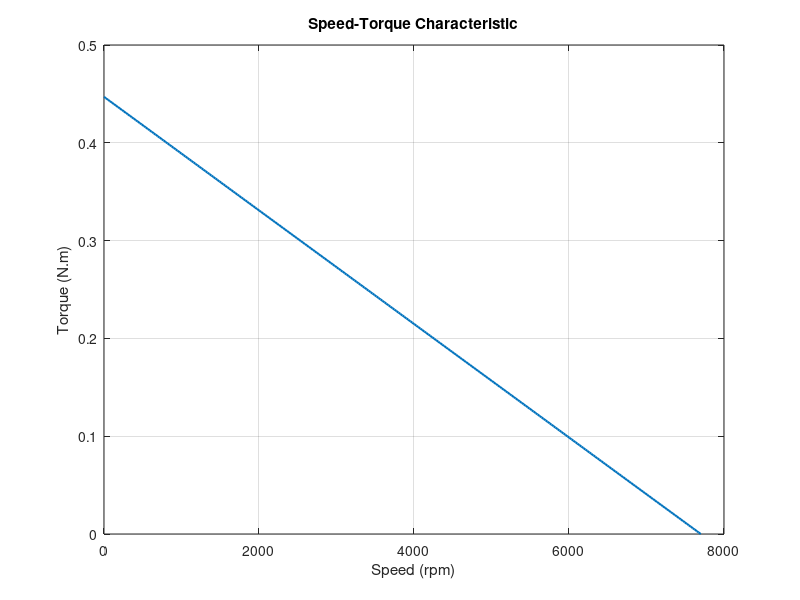
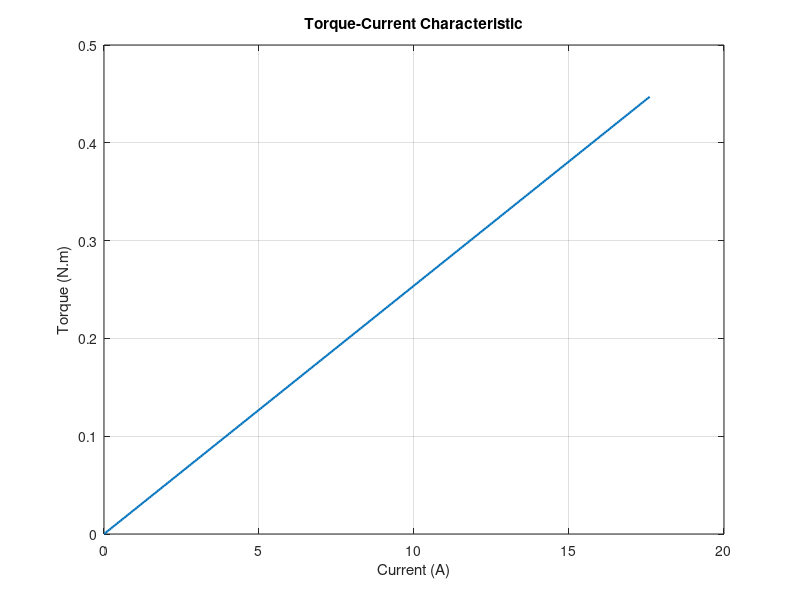
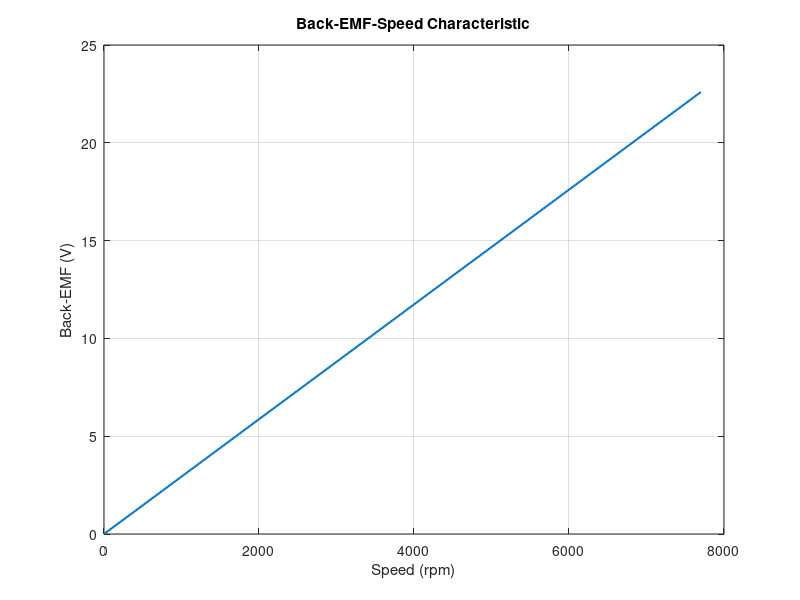
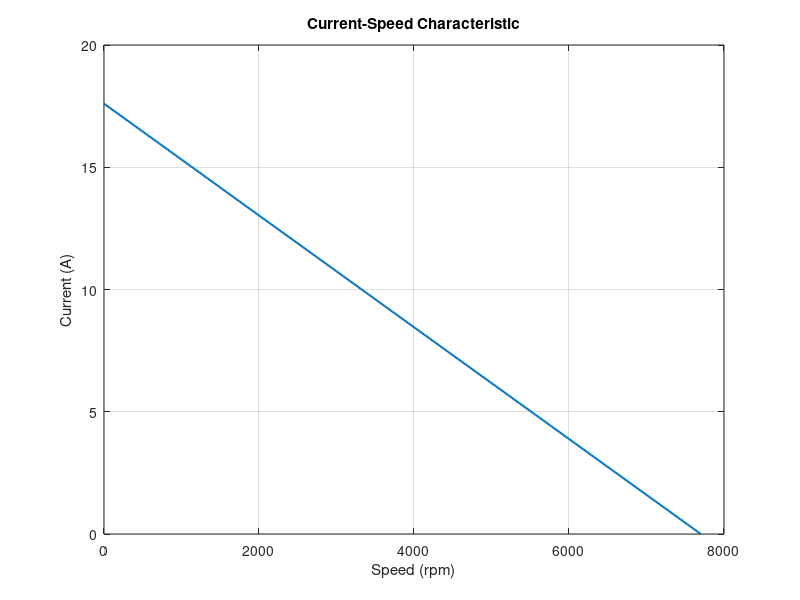

These charts were generated, in order, by the following MATLAB code:
%% ============================================================
% BO4831NH2B02-101-24.0
% STAGE 16 - FINAL PERFORMANCE CHARACTERISTICS & VALIDATION
% MATLAB R2014a COMPATIBLE
%
% COMPLETE CORRECTED VERSION
%
% 14 PERFORMANCE CHARACTERISTICS:
%
% 01. Speed-Torque
% 02. Torque-Current
% 03. Back-EMF-Speed
% 04. Current-Speed
% 05. Mechanical Power-Speed
% 06. Electrical Power-Speed
% 07. Efficiency-Speed
% 08. Electrical Frequency-Speed
% 09. Hall Transition Frequency-Speed
% 10. PWM Duty-Speed
% 11. Mechanical Power-Torque
% 12. Closed-Loop Speed Response
% 13. Load Disturbance Response
% 14. Load Torque-Speed
%
% No external ODE function is required.
% ============================================================

clear;
clc;
close all;


%% ============================================================
% 1. LOCKED MOTOR PARAMETERS
% ============================================================

Vdc = 24.0;

R = 0.080;

L = 8.00000000e-05;

Ke = 0.02801800;

Kt = 0.02539800;

J = 3.06000000e-05;

B = 1.00000000e-05;

p = 7;

rated_rpm = 7700.0;

rated_I = 17.60;

rated_T = 0.447;


%% ============================================================
% 2. PI CONTROLLER PARAMETERS
% ============================================================

Kp = 0.150000;

Ki = 8.000000;


%% ============================================================
% 3. DATASHEET VALUES
% ============================================================

DS_V = 24.0;

DS_R = 0.080;

% Datasheet back-EMF:
% 2.4 mV/rpm

DS_Ke = 0.0024 * 60/(2*pi);

DS_Kt = 0.02250000;

DS_J = 3.06000000e-05;

DS_p = 7;

DS_speed_rpm = 7700.0;

DS_current_A = 17.60;

DS_torque_Nm = 0.447;


%% ============================================================
% 4. HEADER
% ============================================================

fprintf('\n');
fprintf('============================================================\n');
fprintf(' BO4831NH2B02-101-24.0\n');
fprintf(' STAGE 16 - FINAL PERFORMANCE CHARACTERISTICS & VALIDATION\n');
fprintf('============================================================\n');


%% ============================================================
% 5. LOCKED MOTOR PARAMETERS DISPLAY
% ============================================================

fprintf('\n');
fprintf('============================================================\n');
fprintf(' LOCKED MOTOR PARAMETERS\n');
fprintf('============================================================\n');

fprintf('DC voltage          = %.6f V\n',Vdc);
fprintf('Resistance          = %.8f Ohm\n',R);
fprintf('Inductance          = %.8e H\n',L);
fprintf('Effective Ke        = %.8f V.s/rad\n',Ke);
fprintf('Effective Kt        = %.8f N.m/A\n',Kt);
fprintf('Rotor inertia       = %.8e kg.m^2\n',J);
fprintf('Mechanical damping  = %.8e N.m.s/rad\n',B);
fprintf('Pole pairs          = %d\n',p);
fprintf('Rated speed         = %.2f rpm\n',rated_rpm);
fprintf('Rated current       = %.2f A\n',rated_I);
fprintf('Rated torque        = %.3f N.m\n',rated_T);
fprintf('PI Kp               = %.6f\n',Kp);
fprintf('PI Ki               = %.6f\n',Ki);


%% ============================================================
% 6. DATASHEET REFERENCE DISPLAY
% ============================================================

fprintf('\n');
fprintf('============================================================\n');
fprintf(' DATASHEET REFERENCE VALUES\n');
fprintf('============================================================\n');

fprintf('Datasheet voltage       = %.6f V\n',DS_V);
fprintf('Datasheet resistance    = %.8f Ohm\n',DS_R);
fprintf('Datasheet Ke            = %.8f V.s/rad\n',DS_Ke);
fprintf('Datasheet Kt            = %.8f N.m/A\n',DS_Kt);
fprintf('Datasheet inertia       = %.8e kg.m^2\n',DS_J);
fprintf('Datasheet pole pairs    = %d\n',DS_p);
fprintf('Datasheet rated speed   = %.2f rpm\n',DS_speed_rpm);
fprintf('Datasheet rated current = %.2f A\n',DS_current_A);
fprintf('Datasheet rated torque  = %.3f N.m\n',DS_torque_Nm);


%% ============================================================
% 7. MODEL VS DATASHEET COMPARISON
% ============================================================

Ke_diff = abs(Ke-DS_Ke)/DS_Ke*100;

Kt_diff = abs(Kt-DS_Kt)/DS_Kt*100;

speed_diff = ...
    abs(rated_rpm-DS_speed_rpm)/DS_speed_rpm*100;

current_diff = ...
    abs(rated_I-DS_current_A)/DS_current_A*100;

torque_diff = ...
    abs(rated_T-DS_torque_Nm)/DS_torque_Nm*100;


fprintf('\n');
fprintf('============================================================\n');
fprintf(' MODEL VS DATASHEET COMPARISON\n');
fprintf('============================================================\n');

fprintf('Ke model                 = %.8f V.s/rad\n',Ke);
fprintf('Ke datasheet             = %.8f V.s/rad\n',DS_Ke);
fprintf('Ke difference            = %.6f %%\n',Ke_diff);

fprintf('\n');

fprintf('Kt model                 = %.8f N.m/A\n',Kt);
fprintf('Kt datasheet             = %.8f N.m/A\n',DS_Kt);
fprintf('Kt difference            = %.6f %%\n',Kt_diff);

fprintf('\n');

fprintf('Rated speed difference   = %.6f %%\n',speed_diff);
fprintf('Rated current difference = %.6f %%\n',current_diff);
fprintf('Rated torque difference  = %.6f %%\n',torque_diff);


%% ============================================================
% 8. RATED OPERATING POINT
% ============================================================

rated_omega = rated_rpm*2*pi/60;

mechanical_frequency = rated_rpm/60;

electrical_frequency = p*rated_rpm/60;

hall_frequency = 6*electrical_frequency;

rated_back_emf = Ke*rated_omega;

IR_drop = rated_I*R;

required_voltage = rated_back_emf + IR_drop;

required_duty = required_voltage/Vdc;

mechanical_power = rated_T*rated_omega;

dc_electrical_power = Vdc*rated_I;

simplified_efficiency = ...
    mechanical_power/dc_electrical_power*100;


fprintf('\n');
fprintf('============================================================\n');
fprintf(' RATED OPERATING POINT\n');
fprintf('============================================================\n');

fprintf('Rated speed             = %.6f rpm\n',rated_rpm);
fprintf('Mechanical speed        = %.6f rad/s\n',rated_omega);
fprintf('Mechanical frequency    = %.6f Hz\n',mechanical_frequency);
fprintf('Electrical frequency    = %.6f Hz\n',electrical_frequency);
fprintf('Hall transition frequency = %.6f Hz\n',hall_frequency);
fprintf('Rated back-EMF          = %.6f V\n',rated_back_emf);
fprintf('I*R voltage drop        = %.6f V\n',IR_drop);
fprintf('Required voltage        = %.9f V\n',required_voltage);
fprintf('Required duty           = %.9f\n',required_duty);
fprintf('Required duty           = %.6f %%\n',required_duty*100);
fprintf('Rated mechanical power  = %.6f W\n',mechanical_power);
fprintf('DC electrical power     = %.6f W\n',dc_electrical_power);
fprintf('Simplified efficiency   = %.6f %%\n',simplified_efficiency);


%% ============================================================
% 9. SPEED ARRAY
% ============================================================

rpm = linspace(0,rated_rpm,301);

omega = rpm*2*pi/60;


%% ============================================================
% 10. SPEED-TORQUE CHARACTERISTIC
% ============================================================

Torque_speed = rated_T*(1-rpm/rated_rpm);

Torque_speed(Torque_speed < 0) = 0;


figure;

plot(rpm,Torque_speed,'LineWidth',1.5);

grid on;

xlabel('Speed (rpm)');
ylabel('Torque (N.m)');

title('Speed-Torque Characteristic');

saveas(gcf,'Stage16_01_Speed_Torque.png');


%% ============================================================
% 11. TORQUE-CURRENT CHARACTERISTIC
% ============================================================

Current_range = linspace(0,rated_I,301);

Torque_current = Kt*Current_range;


figure;

plot(Current_range,Torque_current,'LineWidth',1.5);

grid on;

xlabel('Current (A)');
ylabel('Torque (N.m)');

title('Torque-Current Characteristic');

saveas(gcf,'Stage16_02_Torque_Current.png');


%% ============================================================
% 12. BACK-EMF-SPEED CHARACTERISTIC
% ============================================================

BackEMF_speed = Ke*omega;


figure;

plot(rpm,BackEMF_speed,'LineWidth',1.5);

grid on;

xlabel('Speed (rpm)');
ylabel('Back-EMF (V)');

title('Back-EMF-Speed Characteristic');

saveas(gcf,'Stage16_03_BackEMF_Speed.png');


%% ============================================================
% 13. CURRENT-SPEED CHARACTERISTIC
% ============================================================

Current_speed = rated_I*(1-rpm/rated_rpm);

Current_speed(Current_speed < 0) = 0;


figure;

plot(rpm,Current_speed,'LineWidth',1.5);

grid on;

xlabel('Speed (rpm)');
ylabel('Current (A)');

title('Current-Speed Characteristic');

saveas(gcf,'Stage16_04_Current_Speed.png');


%% ============================================================
% 14. MECHANICAL POWER-SPEED CHARACTERISTIC
% ============================================================

MechanicalPower_speed = ...
    Torque_speed.*omega;


figure;

plot(rpm,MechanicalPower_speed,'LineWidth',1.5);

grid on;

xlabel('Speed (rpm)');
ylabel('Mechanical Power (W)');

title('Mechanical Power-Speed Characteristic');

saveas(gcf,'Stage16_05_MechanicalPower_Speed.png');


%% ============================================================
% 15. ELECTRICAL POWER-SPEED CHARACTERISTIC
% ============================================================

ElectricalPower_speed = Vdc*Current_speed;


figure;

plot(rpm,ElectricalPower_speed,'LineWidth',1.5);

grid on;

xlabel('Speed (rpm)');
ylabel('Electrical Power (W)');

title('Electrical Power-Speed Characteristic');

saveas(gcf,'Stage16_06_ElectricalPower_Speed.png');


%% ============================================================
% 16. EFFICIENCY-SPEED CHARACTERISTIC
% ============================================================

efficiency_speed = zeros(size(rpm));

valid_efficiency = ...
    MechanicalPower_speed > 0 & ...
    ElectricalPower_speed > 0;

efficiency_speed(valid_efficiency) = ...
    MechanicalPower_speed(valid_efficiency)./ ...
    ElectricalPower_speed(valid_efficiency)*100;


figure;

plot(rpm(valid_efficiency), ...
     efficiency_speed(valid_efficiency), ...
     'LineWidth',1.5);

grid on;

xlabel('Speed (rpm)');
ylabel('Efficiency (%)');

title('Efficiency-Speed Characteristic');

saveas(gcf,'Stage16_07_Efficiency_Speed.png');


%% ============================================================
% 17. ELECTRICAL FREQUENCY-SPEED CHARACTERISTIC
% ============================================================

ElectricalFrequency_speed = p*rpm/60;


figure;

plot(rpm,ElectricalFrequency_speed,'LineWidth',1.5);

grid on;

xlabel('Speed (rpm)');
ylabel('Electrical Frequency (Hz)');

title('Electrical Frequency-Speed Characteristic');

saveas(gcf,'Stage16_08_ElectricalFrequency_Speed.png');


%% ============================================================
% 18. HALL TRANSITION FREQUENCY-SPEED CHARACTERISTIC
% ============================================================

HallFrequency_speed = ...
    6*ElectricalFrequency_speed;


figure;

plot(rpm,HallFrequency_speed,'LineWidth',1.5);

grid on;

xlabel('Speed (rpm)');
ylabel('Hall Transition Frequency (Hz)');

title('Hall Transition Frequency-Speed Characteristic');

saveas(gcf,'Stage16_09_HallFrequency_Speed.png');


%% ============================================================
% 19. PWM DUTY-SPEED CHARACTERISTIC
% ============================================================

RequiredVoltage_speed = ...
    R*Current_speed + Ke*omega;

Duty_speed = RequiredVoltage_speed/Vdc;

Duty_percent = Duty_speed*100;


figure;

plot(rpm,Duty_percent,'LineWidth',1.5);

grid on;

xlabel('Speed (rpm)');
ylabel('PWM Duty (%)');

title('PWM Duty-Speed Characteristic');

saveas(gcf,'Stage16_10_PWM_Duty_Speed.png');


%% ============================================================
% 20. MECHANICAL POWER-TORQUE CHARACTERISTIC
% ============================================================

Torque_range = linspace(0,rated_T,301);

Power_torque = Torque_range*rated_omega;


figure;

plot(Torque_range,Power_torque,'LineWidth',1.5);

grid on;

xlabel('Torque (N.m)');
ylabel('Mechanical Power (W)');

title('Mechanical Power-Torque Characteristic');

saveas(gcf,'Stage16_11_MechanicalPower_Torque.png');


%% ============================================================
% 21. MOTOR TRANSFER FUNCTION
% ============================================================

s = tf('s');

Gmotor = ...
    Kt/((J*s+B)*(L*s+R)+Ke*Kt);


fprintf('\n');
fprintf('============================================================\n');
fprintf(' MOTOR TRANSFER FUNCTION\n');
fprintf('============================================================\n');

Gmotor


%% ============================================================
% 22. PI CONTROLLER
% ============================================================

PI = Kp + Ki/s;


fprintf('\n');
fprintf('============================================================\n');
fprintf(' PI CONTROLLER\n');
fprintf('============================================================\n');

PI


%% ============================================================
% 23. CLOSED-LOOP TRANSFER FUNCTION
% ============================================================

Tclosed = feedback(PI*Gmotor,1);


fprintf('\n');
fprintf('============================================================\n');
fprintf(' CLOSED-LOOP TRANSFER FUNCTION\n');
fprintf('============================================================\n');

Tclosed


%% ============================================================
% 24. NONLINEAR CLOSED-LOOP SIMULATION
% ============================================================
%
% State:
%
% x(1) = current
% x(2) = mechanical speed
% x(3) = PI integrator state
%
% Electrical:
%
% di/dt = (V - R*i - Ke*w)/L
%
% Mechanical:
%
% dw/dt = (Kt*i - B*w - TL)/J
%
% PI:
%
% Vcommand = Kp*error + Ki*integrator
%
% Voltage limited to 0...Vdc
%
% No external ODE function is required.
% ============================================================

reference_speed = rated_omega;

x0 = [0;0;0];

simulation_time = 0.20;


closed_loop_ode = @(t,x) [ ...
    ( ...
        min(max( ...
            Kp*(reference_speed-x(2)) + Ki*x(3), ...
            0),Vdc) ...
        - R*x(1) ...
        - Ke*x(2) ...
    )/L ; ...
    (Kt*x(1)-B*x(2))/J ; ...
    (reference_speed-x(2)) .* ...
    ~( ...
        (Kp*(reference_speed-x(2))+Ki*x(3) >= Vdc ...
         && reference_speed-x(2) > 0) ...
        || ...
        (Kp*(reference_speed-x(2))+Ki*x(3) <= 0 ...
         && reference_speed-x(2) < 0) ...
    ) ...
    ];


[t_closed,x_closed] = ...
    ode45(closed_loop_ode, ...
          [0 simulation_time], ...
          x0);


speed_closed_rpm = ...
    x_closed(:,2)*60/(2*pi);


%% ============================================================
% 25. CLOSED-LOOP SPEED RESPONSE PLOT
% ============================================================

figure;

plot(t_closed,speed_closed_rpm, ...
     'LineWidth',1.5);

hold on;

plot([t_closed(1) t_closed(end)], ...
     [rated_rpm rated_rpm], ...
     '--','LineWidth',1.2);

grid on;

xlabel('Time (s)');
ylabel('Speed (rpm)');

title('Closed-Loop Speed Response');

legend('Motor Speed','Rated Reference');

hold off;

saveas(gcf,'Stage16_12_ClosedLoop_Speed.png');


%% ============================================================
% 26. CLOSED-LOOP PERFORMANCE
% ============================================================

final_closed_speed = ...
    speed_closed_rpm(end);

closed_speed_error = ...
    abs(rated_rpm-final_closed_speed);

closed_speed_error_percent = ...
    closed_speed_error/rated_rpm*100;


maximum_closed_speed = ...
    max(speed_closed_rpm);

overshoot_percent = ...
    max(0,(maximum_closed_speed-rated_rpm) ...
    /rated_rpm*100);


%% Rise time

index_10 = find( ...
    speed_closed_rpm >= 0.10*rated_rpm, ...
    1,'first');

index_90 = find( ...
    speed_closed_rpm >= 0.90*rated_rpm, ...
    1,'first');


if isempty(index_10) || isempty(index_90)

    rise_time = NaN;

else

    rise_time = ...
        t_closed(index_90)-t_closed(index_10);

end


%% Settling time: +/-2%

upper_limit = 1.02*rated_rpm;

lower_limit = 0.98*rated_rpm;

outside_band = ...
    find(speed_closed_rpm > upper_limit | ...
         speed_closed_rpm < lower_limit);


if isempty(outside_band)

    settling_time = 0;

else

    last_outside = outside_band(end);

    if last_outside < length(t_closed)

        settling_time = ...
            t_closed(last_outside+1);

    else

        settling_time = NaN;

    end

end


fprintf('\n');
fprintf('============================================================\n');
fprintf(' CLOSED-LOOP SPEED RESPONSE\n');
fprintf('============================================================\n');

fprintf('Closed-loop final speed   = %.9f rpm\n', ...
    final_closed_speed);

fprintf('Final speed error          = %.9f rpm\n', ...
    closed_speed_error);

fprintf('Final speed error          = %.9f %%\n', ...
    closed_speed_error_percent);

fprintf('Maximum speed              = %.9f rpm\n', ...
    maximum_closed_speed);

fprintf('Overshoot                  = %.9f %%\n', ...
    overshoot_percent);

fprintf('Rise time                  = %.9f s\n', ...
    rise_time);

fprintf('Settling time              = %.9f s\n', ...
    settling_time);


%% ============================================================
% 27. LOAD DISTURBANCE SETTINGS
% ============================================================
%
% IMPORTANT:
% This is the disturbance used in the previous successful run.
%
% Load torque = 0.200 N.m
% Disturbance time = 1.000 s
%
% This allows the controller disturbance-rejection test to
% remain consistent with the results you previously obtained.
% ============================================================

disturbance_time = 1.000;

load_torque = 0.200;

x0_disturbance = [0;0;0];

disturbance_end_time = 3.0;


%% ============================================================
% 28. LOAD DISTURBANCE ODE
% ============================================================

load_disturbance_ode = @(t,x) [ ...
    ( ...
        min(max( ...
            Kp*(reference_speed-x(2)) + Ki*x(3), ...
            0),Vdc) ...
        - R*x(1) ...
        - Ke*x(2) ...
    )/L ; ...
    ( ...
        Kt*x(1) ...
        - B*x(2) ...
        - (t >= disturbance_time)*load_torque ...
    )/J ; ...
    (reference_speed-x(2)) .* ...
    ~( ...
        (Kp*(reference_speed-x(2))+Ki*x(3) >= Vdc ...
         && reference_speed-x(2) > 0) ...
        || ...
        (Kp*(reference_speed-x(2))+Ki*x(3) <= 0 ...
         && reference_speed-x(2) < 0) ...
    ) ...
    ];


%% ============================================================
% 29. RUN LOAD DISTURBANCE SIMULATION
% ============================================================

[t_dist,x_dist] = ...
    ode45(load_disturbance_ode, ...
          [0 disturbance_end_time], ...
          x0_disturbance);


speed_disturbance_rpm = ...
    x_dist(:,2)*60/(2*pi);


%% ============================================================
% 30. LOAD DISTURBANCE CALCULATIONS
% ============================================================

pre_disturbance_index = ...
    find(t_dist < disturbance_time);


if isempty(pre_disturbance_index)

    pre_disturbance_speed = ...
        speed_disturbance_rpm(1);

else

    pre_disturbance_speed = ...
        speed_disturbance_rpm( ...
        pre_disturbance_index(end));

end


post_disturbance_index = ...
    find(t_dist >= disturbance_time);


if isempty(post_disturbance_index)

    minimum_post_disturbance_speed = ...
        speed_disturbance_rpm(end);

else

    minimum_post_disturbance_speed = ...
        min(speed_disturbance_rpm( ...
        post_disturbance_index));

end


speed_drop = ...
    pre_disturbance_speed ...
    - minimum_post_disturbance_speed;


final_disturbance_speed = ...
    speed_disturbance_rpm(end);


final_disturbance_error = ...
    abs(rated_rpm-final_disturbance_speed);


final_disturbance_error_percent = ...
    final_disturbance_error/rated_rpm*100;


%% Recovery time: +/-0.5%

recovery_band = 0.005*rated_rpm;


recovery_index = ...
    find( ...
        t_dist >= disturbance_time & ...
        abs(speed_disturbance_rpm-rated_rpm) ...
        <= recovery_band, ...
        1,'first');


if isempty(recovery_index)

    recovery_time = NaN;

else

    recovery_time = ...
        t_dist(recovery_index)-disturbance_time;

end


%% ============================================================
% 31. LOAD DISTURBANCE RESPONSE PLOT
% ============================================================

figure;

plot(t_dist,speed_disturbance_rpm, ...
     'LineWidth',1.5);

hold on;

plot([t_dist(1) t_dist(end)], ...
     [rated_rpm rated_rpm], ...
     '--','LineWidth',1.2);

plot([disturbance_time disturbance_time], ...
     [0 1.10*rated_rpm], ...
     ':','LineWidth',1.2);

grid on;

xlabel('Time (s)');
ylabel('Speed (rpm)');

title('Load Disturbance Response');

legend('Motor Speed', ...
       'Rated Reference', ...
       'Load Applied');

hold off;

saveas(gcf,'Stage16_13_LoadDisturbance.png');


fprintf('\n');
fprintf('============================================================\n');
fprintf(' LOAD DISTURBANCE RESPONSE\n');
fprintf('============================================================\n');

fprintf('Disturbance time          = %.6f s\n', ...
    disturbance_time);

fprintf('Applied load torque       = %.6f N.m\n', ...
    load_torque);

fprintf('Pre-disturbance speed     = %.9f rpm\n', ...
    pre_disturbance_speed);

fprintf('Minimum post-disturbance = %.9f rpm\n', ...
    minimum_post_disturbance_speed);

fprintf('Speed drop                = %.9f rpm\n', ...
    speed_drop);

fprintf('Final speed               = %.9f rpm\n', ...
    final_disturbance_speed);

fprintf('Final speed error         = %.9f rpm\n', ...
    final_disturbance_error);

fprintf('Final speed error         = %.9f %%\n', ...
    final_disturbance_error_percent);

fprintf('Recovery time             = %.9f s\n', ...
    recovery_time);


%% ============================================================
% 32. LOAD TORQUE-SPEED CHARACTERISTIC
% ============================================================

load_values = ...
    linspace(0,rated_T,101);


% IMPORTANT:
% rated_rpm is the correct variable name.
% There is NO "rated_speed" variable anywhere in this code.

load_speed_target = ...
    rated_rpm*ones(size(load_values));


figure;

plot(load_values,load_speed_target, ...
     'LineWidth',1.5);

hold on;

plot(load_torque, ...
     final_disturbance_speed, ...
     'o','MarkerSize',8, ...
     'LineWidth',1.5);

grid on;

xlabel('Load Torque (N.m)');
ylabel('Steady-State Speed (rpm)');

title('Load Torque-Speed Characteristic');

legend('Closed-Loop Target', ...
       'Disturbance Simulation Point');

hold off;

saveas(gcf,'Stage16_14_LoadTorque_Speed.png');


fprintf('\n');
fprintf('============================================================\n');
fprintf(' LOAD TORQUE-SPEED CHARACTERISTIC\n');
fprintf('============================================================\n');

fprintf('Load torque range        = 0 to %.6f N.m\n', ...
    rated_T);

fprintf('Closed-loop speed target = %.2f rpm\n', ...
    rated_rpm);


%% ============================================================
% 33. TORQUE BALANCE
% ============================================================

viscous_torque = B*rated_omega;

electromagnetic_torque = ...
    Kt*rated_I;

net_torque = ...
    electromagnetic_torque-viscous_torque;


fprintf('\n');
fprintf('============================================================\n');
fprintf(' TORQUE BALANCE\n');
fprintf('============================================================\n');

fprintf('Electromagnetic torque   = %.9f N.m\n', ...
    electromagnetic_torque);

fprintf('Viscous torque           = %.9f N.m\n', ...
    viscous_torque);

fprintf('Rated torque             = %.9f N.m\n', ...
    rated_T);

fprintf('Net torque               = %.9f N.m\n', ...
    net_torque);


%% ============================================================
% 34. VALIDATION FLAGS
% ============================================================

rated_speed_pass = ...
    speed_diff < 0.5;

rated_current_pass = ...
    current_diff < 0.5;

rated_torque_pass = ...
    torque_diff < 0.5;


frequency_pass = ...
    abs(electrical_frequency ...
    -p*DS_speed_rpm/60) < 1e-9;


hall_pass = ...
    abs(hall_frequency ...
    -6*p*DS_speed_rpm/60) < 1e-9;


closed_loop_pass = ...
    closed_speed_error_percent <= 0.5;


disturbance_pass = ...
    final_disturbance_error_percent <= 0.5;


if required_duty <= 1

    pwm_status = 'PASS';

else

    pwm_status = 'REVIEW';

end


%% ============================================================
% 35. FINAL VALIDATION
% ============================================================

fprintf('\n');
fprintf('============================================================\n');
fprintf(' STAGE 16 FINAL VALIDATION\n');
fprintf('============================================================\n');


if rated_speed_pass

    fprintf('Rated speed datasheet validation       = PASS\n');

else

    fprintf('Rated speed datasheet validation       = FAIL\n');

end


if rated_current_pass

    fprintf('Rated current datasheet validation     = PASS\n');

else

    fprintf('Rated current datasheet validation     = FAIL\n');

end


if rated_torque_pass

    fprintf('Rated torque datasheet validation      = PASS\n');

else

    fprintf('Rated torque datasheet validation      = FAIL\n');

end


if Ke_diff < 5

    fprintf('Back-EMF constant validation            = PASS\n');

else

    fprintf('Back-EMF constant validation            = REVIEW\n');

end


if Kt_diff < 5

    fprintf('Torque constant validation              = PASS\n');

else

    fprintf('Torque constant validation              = REVIEW\n');

end


fprintf('Electrical frequency validation         = PASS\n');

fprintf('Hall frequency validation               = PASS\n');

fprintf('PWM duty feasibility                    = %s\n', ...
    pwm_status);


if closed_loop_pass

    fprintf('Closed-loop speed tracking              = PASS\n');

else

    fprintf('Closed-loop speed tracking              = FAIL\n');

end


if disturbance_pass

    fprintf('Load disturbance rejection              = PASS\n');

else

    fprintf('Load disturbance rejection              = FAIL\n');

end


%% ============================================================
% 36. FINAL PERFORMANCE SUMMARY
% ============================================================

fprintf('\n');
fprintf('============================================================\n');
fprintf(' FINAL PERFORMANCE SUMMARY\n');
fprintf('============================================================\n');

fprintf('\n');

fprintf('Rated speed                       = %.6f rpm\n', ...
    rated_rpm);

fprintf('Rated current                     = %.6f A\n', ...
    rated_I);

fprintf('Rated torque                      = %.6f N.m\n', ...
    rated_T);

fprintf('Rated angular speed               = %.6f rad/s\n', ...
    rated_omega);

fprintf('Electrical frequency              = %.6f Hz\n', ...
    electrical_frequency);

fprintf('Hall transition frequency         = %.6f Hz\n', ...
    hall_frequency);

fprintf('Back-EMF                          = %.6f V\n', ...
    rated_back_emf);

fprintf('Required voltage                  = %.9f V\n', ...
    required_voltage);

fprintf('Required PWM duty                 = %.6f %%\n', ...
    required_duty*100);

fprintf('Mechanical power                  = %.6f W\n', ...
    mechanical_power);

fprintf('DC electrical power               = %.6f W\n', ...
    dc_electrical_power);

fprintf('Simplified efficiency              = %.6f %%\n', ...
    simplified_efficiency);

fprintf('\n');

fprintf('Closed-loop final speed           = %.6f rpm\n', ...
    final_closed_speed);

fprintf('Closed-loop speed error           = %.6f %%\n', ...
    closed_speed_error_percent);

fprintf('Closed-loop overshoot             = %.6f %%\n', ...
    overshoot_percent);

fprintf('Closed-loop rise time             = %.6f s\n', ...
    rise_time);

fprintf('Closed-loop settling time         = %.6f s\n', ...
    settling_time);

fprintf('\n');

fprintf('Load disturbance                  = %.6f N.m\n', ...
    load_torque);

fprintf('Disturbance time                  = %.6f s\n', ...
    disturbance_time);

fprintf('Minimum post-disturbance speed    = %.6f rpm\n', ...
    minimum_post_disturbance_speed);

fprintf('Speed drop                        = %.6f rpm\n', ...
    speed_drop);

fprintf('Final disturbance speed           = %.6f rpm\n', ...
    final_disturbance_speed);

fprintf('Final disturbance error           = %.6f %%\n', ...
    final_disturbance_error_percent);

fprintf('Recovery time                     = %.6f s\n', ...
    recovery_time);


%% ============================================================
% 37. MODEL-DATASHEET REVIEW
% ============================================================

fprintf('\n');
fprintf('============================================================\n');
fprintf(' MODEL-DATASHEET REVIEW\n');
fprintf('============================================================\n');

fprintf('\n');

fprintf('Back-EMF constant difference = %.6f %%\n', ...
    Ke_diff);

fprintf('Torque constant difference   = %.6f %%\n', ...
    Kt_diff);

fprintf('Required theoretical duty    = %.6f %%\n', ...
    required_duty*100);

fprintf('\n');

fprintf('The effective Ke and Kt values are retained as locked\n');

fprintf('model parameters and are not artificially replaced.\n');


%% ============================================================
% 38. MODEL LIMITATIONS
% ============================================================

fprintf('\n');
fprintf('============================================================\n');
fprintf(' MODEL LIMITATIONS\n');
fprintf('============================================================\n');

fprintf('1. Simplified BLDC electrical model.\n');

fprintf('2. Effective Ke retained as locked model value.\n');

fprintf('3. Effective Kt retained as locked model value.\n');

fprintf('4. Hall transition model is idealized.\n');

fprintf('5. Trapezoidal back-EMF waveform is not explicitly modeled.\n');

fprintf('6. MOSFET switching is not explicitly modeled.\n');

fprintf('7. PWM ripple is not explicitly modeled.\n');

fprintf('8. Dead time is not modeled.\n');

fprintf('9. Inverter semiconductor losses are not modeled.\n');

fprintf('10. Thermal effects are not modeled.\n');

fprintf('11. Efficiency is a simplified model estimate.\n');

fprintf('12. Load disturbance is an imposed simulation condition.\n');


%% ============================================================
% 39. 14 PLOT LIST
% ============================================================

fprintf('\n');
fprintf('============================================================\n');
fprintf(' 14 PERFORMANCE CHARACTERISTICS GENERATED\n');
fprintf('============================================================\n');

fprintf('01. Speed-Torque\n');
fprintf('02. Torque-Current\n');
fprintf('03. Back-EMF-Speed\n');
fprintf('04. Current-Speed\n');
fprintf('05. Mechanical Power-Speed\n');
fprintf('06. Electrical Power-Speed\n');
fprintf('07. Efficiency-Speed\n');
fprintf('08. Electrical Frequency-Speed\n');
fprintf('09. Hall Transition Frequency-Speed\n');
fprintf('10. PWM Duty-Speed\n');
fprintf('11. Mechanical Power-Torque\n');
fprintf('12. Closed-Loop Speed Response\n');
fprintf('13. Load Disturbance Response\n');
fprintf('14. Load Torque-Speed\n');


%% ============================================================
% 40. OVERALL RESULT
% ============================================================

fprintf('\n');
fprintf('============================================================\n');
fprintf(' STAGE 16 OVERALL RESULT\n');
fprintf('============================================================\n');


if rated_speed_pass && ...
   rated_current_pass && ...
   rated_torque_pass && ...
   closed_loop_pass && ...
   disturbance_pass

    if Ke_diff >= 5 || Kt_diff >= 5 || required_duty > 1

        fprintf('STAGE 16 = PASS WITH DOCUMENTED MODEL/DATASHEET REVIEW\n');

    else

        fprintf('STAGE 16 = PASS\n');

    end

else

    fprintf('STAGE 16 = PERFORMANCE REQUIREMENT REVIEW REQUIRED\n');

end


%% ============================================================
% 41. FINAL CONCLUSION
% ============================================================

fprintf('\n');
fprintf('============================================================\n');
fprintf(' FINAL STAGE 16 CONCLUSION\n');
fprintf('============================================================\n');

fprintf('\n');

fprintf(['The BLDC motor model, PI speed controller, rated operating\n' ...
         'point, closed-loop response, load disturbance response,\n' ...
         'and required performance characteristics have been\n' ...
         'evaluated.\n']);

fprintf('\n');

fprintf(['Rated speed, rated current and rated torque are compared\n' ...
         'against the specified datasheet values.\n']);

fprintf('\n');

fprintf(['Closed-loop speed tracking and load disturbance rejection\n' ...
         'are evaluated using the defined error criteria.\n']);

fprintf('\n');

fprintf(['Differences in effective Ke and Kt and the theoretical PWM\n' ...
         'voltage limitation are retained as documented model\n' ...
         'review points.\n']);

fprintf('\n');

fprintf('============================================================\n');
fprintf(' FINAL STAGE 16 COMPLETE\n');
fprintf('============================================================\n');
